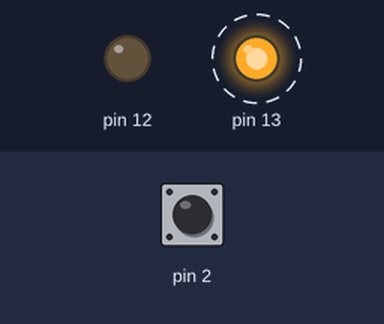
Bench run of a sketch on a simulated Arduino Uno, built with avr-gcc and run on an emulated ATmega328P. Parts: output pins drawn as LEDs (lit = HIGH). Dashed ring = blinking. The test bench sets the inputs (shaded band); at power-on: pin 2 HIGH.

Above: at 1.25 s.
1.3 s: pin 2 pulled LOW for 0.15 s
At 1.65 s:
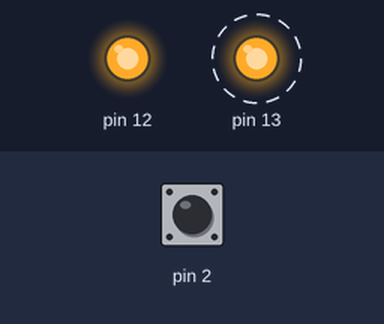
4.3 s: pin 2 pulled LOW for 1 s
At 5.45 s:
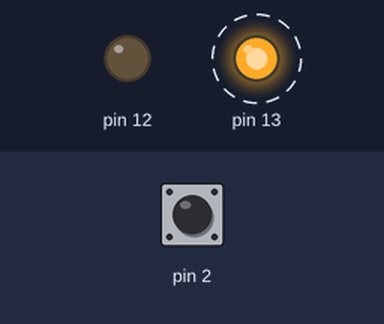
7.3 s: pin 2 pulled LOW for 3.2 s
At 10.65 s:
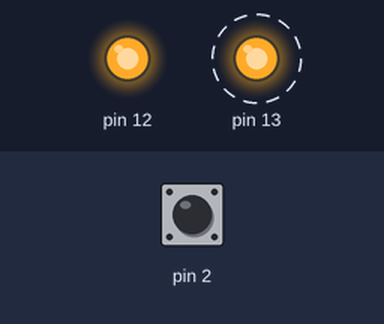
Timing chart, 0 to 18.0 s (numbered marks = the images above; inputs shaded):
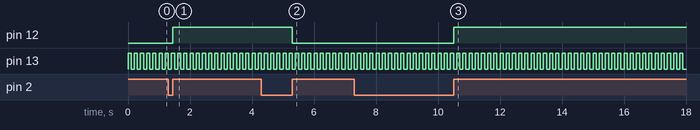

Measured:
- after the input at 1.3 s, pin 12: LOW → HIGH after 0.15 s
- after the input at 4.3 s, pin 12: HIGH → LOW after 1.0 s
- after the input at 7.3 s, pin 12: LOW → HIGH after 3.2 s
- by itself, pin 13: alternates HIGH for 0.10 s and LOW for 0.10 s

The sketch:

interrupt1.ino
```cpp
bool estadoLed = 0;
void acionaBotao();

void setup() {

  pinMode(2,INPUT_PULLUP);
  pinMode(13,OUTPUT);
  pinMode(12,OUTPUT);
  attachInterrupt(digitalPinToInterrupt(2), acionaBotao, RISING);

}

void loop() {

  digitalWrite(13,HIGH);
  delay(100);
  digitalWrite(13,LOW);
  delay(100);

}

void acionaBotao(){

  estadoLed = !estadoLed;
  digitalWrite(12,estadoLed);

}
```
